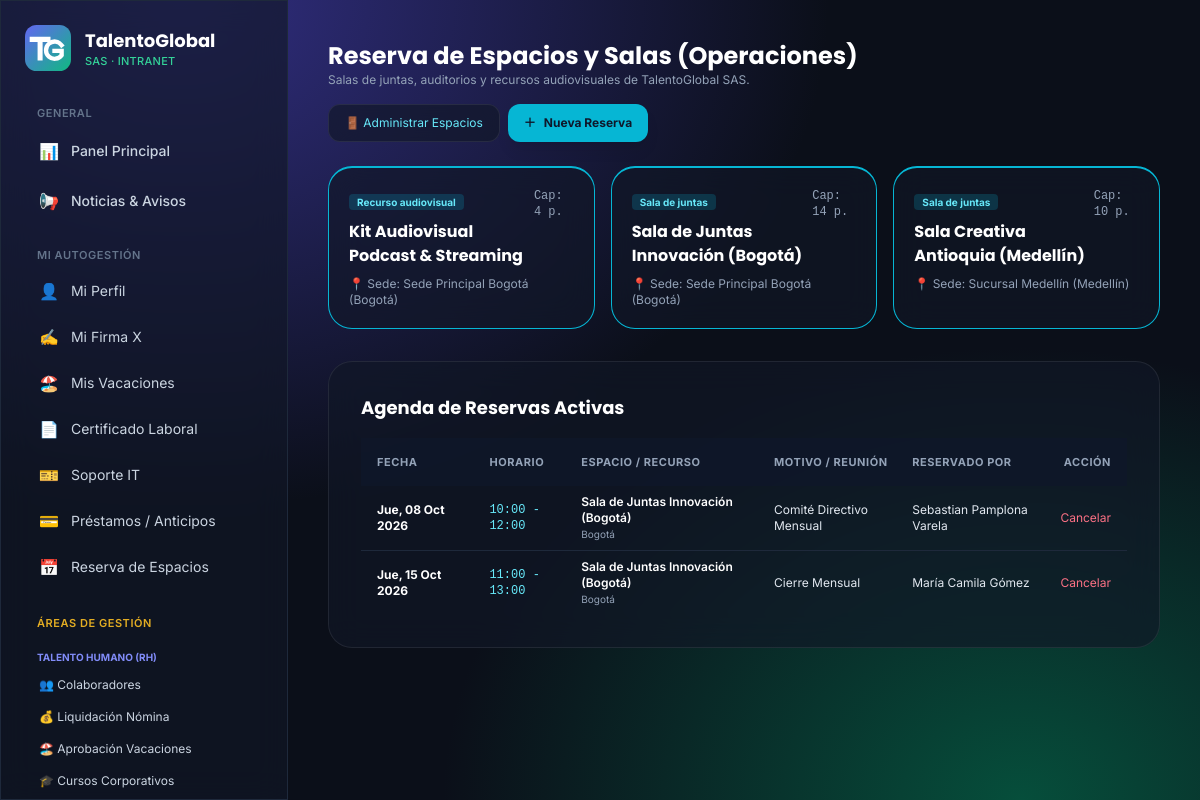
The page /operaciones/reservas/ (signed in) on the database its author committed.
### core/models.py (models this page shows, shortened)
class Espacio(models.Model):
    TIPOS = [("SALA", "Sala de juntas"), ("AUDIOVISUAL", "Recurso audiovisual"), ("ESPACIO", "Espacio físico")]
    nombre = models.CharField(max_length=120)
    tipo = models.CharField(max_length=12, choices=TIPOS, default="SALA")
    sede = models.ForeignKey(Sede, on_delete=models.CASCADE, related_name="espacios")
    capacidad = models.PositiveSmallIntegerField(default=1)
    activo = models.BooleanField(default=True)
    class Meta:
        ordering = ["sede__nombre", "nombre"]

class Sede(models.Model):
    nombre = models.CharField(max_length=120, unique=True)
    ciudad = models.CharField(max_length=80)
    direccion = models.CharField("Dirección", max_length=200, blank=True)
    telefono = models.CharField("Teléfono", max_length=30, blank=True)
    activa = models.BooleanField(default=True)
    class Meta:
        ordering = ["nombre"]

class ReservaEspacio(models.Model):
    espacio = models.ForeignKey(Espacio, on_delete=models.CASCADE, related_name="reservas")
    empleado = models.ForeignKey(Empleado, on_delete=models.CASCADE, related_name="reservas")
    titulo = models.CharField("Motivo / reunión", max_length=160)
    fecha = models.DateField()
    hora_inicio = models.TimeField()
    hora_fin = models.TimeField()
    cancelada = models.BooleanField(default=False)
    creado = models.DateTimeField(auto_now_add=True)
    class Meta:
        ordering = ["fecha", "hora_inicio"]

class Empleado(models.Model):
    ROL_ADMIN = "ADMIN"
    ROL_RH = "RH"
    ROL_IT = "IT"
    ROL_FINANZAS = "FINANZAS"
    ROL_OPERACIONES = "OPERACIONES"
    ROL_EMPLEADO = "EMPLEADO"
    ROLES = [
        (ROL_ADMIN, "Superadministrador"),
        (ROL_RH, "Líder de Recursos Humanos"),
        (ROL_IT, "Líder de Tecnología (IT)"),
        (ROL_FINANZAS, "Líder Financiero"),
        (ROL_OPERACIONES, "Líder de Operaciones y Logística"),
        (ROL_EMPLEADO, "Colaborador"),
    ]
    CONTRATOS = [
        ("INDEFINIDO", "Término indefinido"),
        ("FIJO", "Término fijo"),
        ("OBRA", "Obra o labor"),
        ("APRENDIZAJE", "Aprendizaje"),
    ]
    user = models.OneToOneField(User, on_delete=models.CASCADE, related_name="empleado")
    documento = models.CharField("Documento de identidad", max_length=20, unique=True)
    cargo = models.CharField(max_length=120)
    salario_base = models.DecimalField(max_digits=12, decimal_places=2)
    fecha_ingreso = models.DateField()
    tipo_contrato = models.CharField(max_length=20, choices=CONTRATOS, default="INDEFINIDO")
    telefono = models.CharField("Teléfono", max_length=30, blank=True)
    direccion = models.CharField("Dirección", max_length=200, blank=True)
    sede = models.ForeignKey(Sede, on_delete=models.PROTECT, related_name="empleados")
    departamento = models.ForeignKey(
        Departamento, on_delete=models.PROTECT, related_name="empleados"
    )
    rol = models.CharField(max_length=12, choices=ROLES, default=ROL_EMPLEADO)
    activo = models.BooleanField(default=True)
    firma_x = models.TextField("Firma X", blank=True)
    firma_actualizada = models.DateTimeField(null=True, blank=True)
    class Meta:
        ordering = ["user__first_name", "user__last_name"]
    @property
    def nombre_completo(self):
        return self.user.get_full_name() or self.user.username

### core/views.py (the view)
# urls.py: path("operaciones/reservas/", v.reserva_calendario, name="reserva_calendario"),
@login_required
def reserva_calendario(request):
    espacios = Espacio.objects.filter(activo=True).select_related("sede")
    hoy = date.today()
    reservas = ReservaEspacio.objects.filter(fecha__gte=hoy, cancelada=False).select_related("espacio", "empleado__user")
    return render(request, "core/reserva_calendario.html", {"espacios": espacios, "reservas": reservas, "hoy": hoy})

### core/context_processors.py (called while the page is built)
def empresa(request):
    u = request.user
    ctx = {"EMPRESA": settings.EMPRESA}
    if u.is_authenticated:
        ctx.update(
            es_admin=tiene_acceso(u, (RH,)),  # panel de RH
            es_it=tiene_acceso(u, (IT,)),
            es_fin=tiene_acceso(u, (FIN,)),
            es_ops=tiene_acceso(u, (OPS,)),
            es_lider=tiene_acceso(u, TODOS_LIDERES),
        )
    return ctx

### core/permissions.py (called while the page is built)
def rol_de(user):
    if not user.is_authenticated:
        return None
    if user.is_superuser:
        return Empleado.ROL_ADMIN
    emp = getattr(user, "empleado", None)
    if emp and emp.activo:
        return emp.rol
    return None

def tiene_acceso(user, roles):
    rol = rol_de(user)
    return rol == Empleado.ROL_ADMIN or (rol is not None and rol in roles)

### templates/core/reserva_calendario.html (shortened to what this page needs)
{% extends "base.html" %}
{% block content %}
<div class="flex flex-wrap items-center justify-between gap-4 mb-6">
  <div>
    <h1 class="font-display text-2xl font-bold text-white">Reserva de Espacios y Salas (Operaciones)</h1>
    <p class="text-xs text-slate-400">Salas de juntas, auditorios y recursos audiovisuales de TalentoGlobal SAS.</p>
  </div>
  <div class="flex gap-2">
    {% if es_ops %}
    <a href="{% url 'espacio_list' %}" class="rounded-xl glass px-4 py-2.5 text-xs text-cyan-300 hover:text-white transition">
      🚪 Administrar Espacios
    </a>
    {% endif %}
    <a href="{% url 'reserva_crear' %}" class="rounded-xl bg-cyan-500 hover:bg-cyan-400 px-4 py-2.5 text-xs font-bold text-slate-900 shadow-lg transition flex items-center gap-2">
      <span>＋</span> Nueva Reserva
    </a>
  </div>
</div>
<div class="grid gap-4 sm:grid-cols-2 lg:grid-cols-3 mb-8">
  {% for esp in espacios %}
  <div class="glass rounded-3xl p-5 border-t-2 border-cyan-500 hover:border-cyan-400 transition">
    <div class="flex items-start justify-between">
      <div>
        <span class="text-[10px] font-bold px-2 py-0.5 rounded bg-cyan-500/20 text-cyan-300">{{ esp.get_tipo_display }}</span>
        <h3 class="font-display font-bold text-base text-white mt-2">{{ esp.nombre }}</h3>
      </div>
      <span class="text-xs font-mono text-slate-400">Cap: {{ esp.capacidad }} p.</span>
    </div>
    <p class="text-xs text-slate-400 mt-2">📍 Sede: {{ esp.sede.nombre }} ({{ esp.sede.ciudad }})</p>
  </div>
  {% endfor %}
</div>
<div class="glass rounded-3xl p-6 sm:p-8">
  <h2 class="font-display font-bold text-lg text-white mb-4">Agenda de Reservas Activas</h2>
  <div class="overflow-x-auto">
    <table class="w-full text-xs">
      <thead class="bg-slate-900/80 text-slate-400 uppercase tracking-wider text-[11px] text-left">
        <tr>
          <th class="p-4">Fecha</th>
          <th>Horario</th>
          <th>Espacio / Recurso</th>
          <th>Motivo / Reunión</th>
          <th>Reservado Por</th>
          <th class="pr-4 text-right">Acción</th>
        </tr>
      </thead>
      <tbody class="divide-y divide-slate-800">
        {% for r in reservas %}
        <tr class="hover:bg-slate-800/40 transition">
          <td class="p-4 font-bold text-white">{{ r.fecha|date:"D, d M Y" }}</td>
          <td class="font-mono text-cyan-300">{{ r.hora_inicio|time:"H:i" }} - {{ r.hora_fin|time:"H:i" }}</td>
          <td>
            <span class="font-semibold text-white">{{ r.espacio.nombre }}</span><br>
            <span class="text-[10px] text-slate-400">{{ r.espacio.sede.ciudad }}</span>
          </td>
          <td class="text-slate-200">{{ r.titulo }}</td>
          <td>{{ r.empleado.nombre_completo }}</td>
          <td class="pr-4 text-right">
            {% if r.empleado.user_id == request.user.id or es_ops %}
            <form method="post" action="{% url 'reserva_cancelar' r.pk %}" onsubmit="return confirm('¿Cancelar esta reserva?')">
              <button class="text-rose-400 hover:underline text-xs">Cancelar</button>
            </form>
            {% else %}
            <span class="text-slate-600">—</span>
            {% endif %}
          </td>
        </tr>
        {% empty %}
        <tr><td colspan="6" class="p-8 text-center text-slate-500">No hay reservas programadas para los próximos días.</td></tr>
        {% endfor %}
      </tbody>
    </table>
  </div>
</div>
{% endblock %}

### templates/base.html (style rules this page uses)
body { background: radial-gradient(ellipse at 15% 0%, #312e81 0%, transparent 45%), radial-gradient(ellipse at 85% 100%, #064e3b 0%, transparent 40%), #0b0f19; background-attachment: fixed; }
.glass { background: rgba(17, 24, 39, 0.65); backdrop-filter: blur(16px); -webkit-backdrop-filter: blur(16px); border: 1px solid rgba(255, 255, 255, 0.08); }

### rows shown on the page
Espacio: tipo "Recurso audiovisual", nombre "Kit Audiovisual Podcast & Streaming", capacidad "4", sede.nombre "Sede Principal Bogotá", sede.ciudad "Bogotá"
Espacio: tipo "Sala de juntas", nombre "Sala de Juntas Innovación (Bogotá)", capacidad "14", sede.nombre "Sede Principal Bogotá", sede.ciudad "Bogotá"
Espacio: tipo "Sala de juntas", nombre "Sala Creativa Antioquia (Medellín)", capacidad "10", sede.nombre "Sucursal Medellín", sede.ciudad "Medellín"
ReservaEspacio: fecha "Jue, 08 Oct 2026", hora_inicio "10:00", hora_fin "12:00", espacio.nombre "Sala de Juntas Innovación (Bogotá)", espacio.sede.ciudad "Bogotá", titulo "Comité Directivo Mensual", empleado.nombre_completo "Sebastian Pamplona Varela", shows "Cancelar"
ReservaEspacio: fecha "Jue, 15 Oct 2026", hora_inicio "11:00", hora_fin "13:00", espacio.nombre "Sala de Juntas Innovación (Bogotá)", espacio.sede.ciudad "Bogotá", titulo "Cierre Mensual", empleado.nombre_completo "María Camila Gómez", shows "Cancelar"
